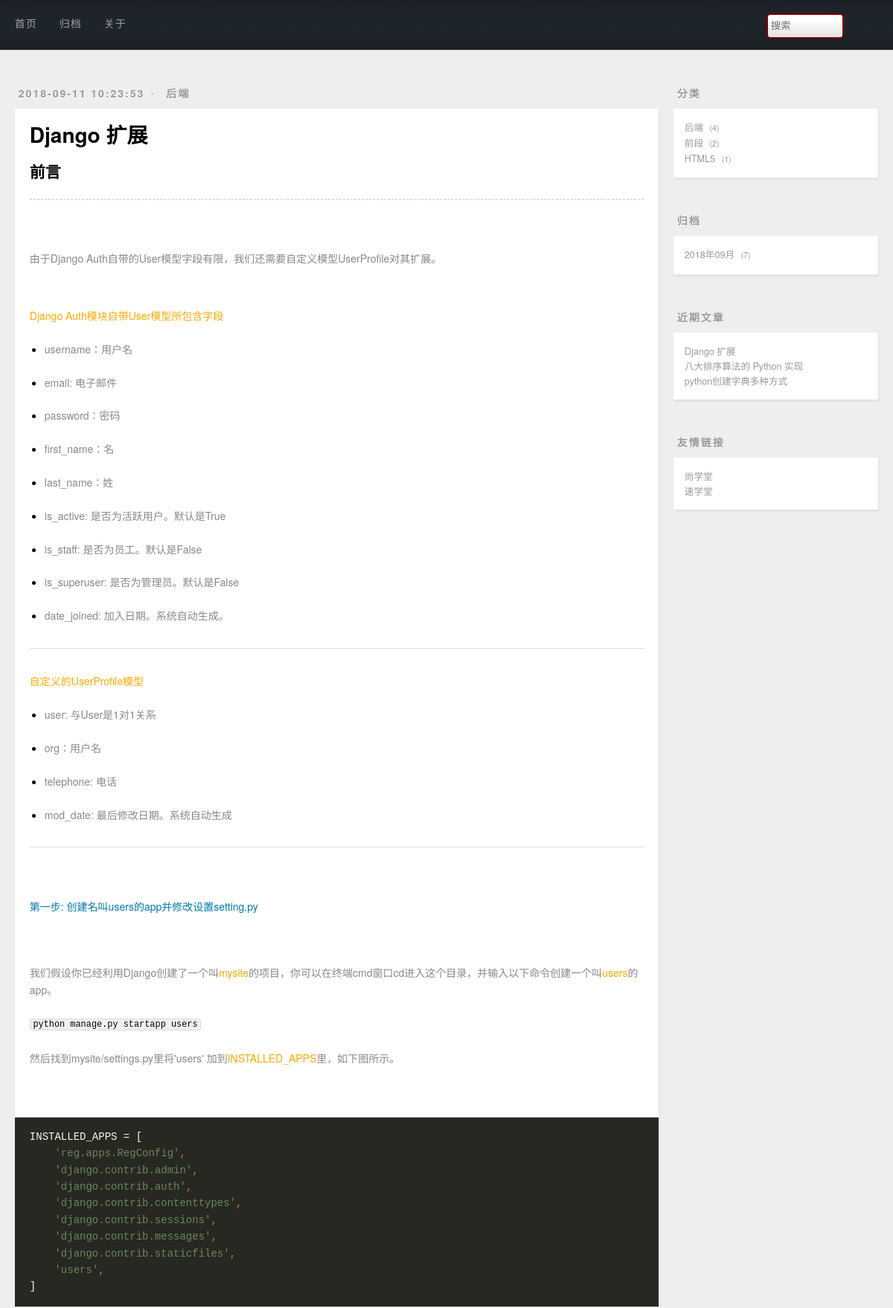
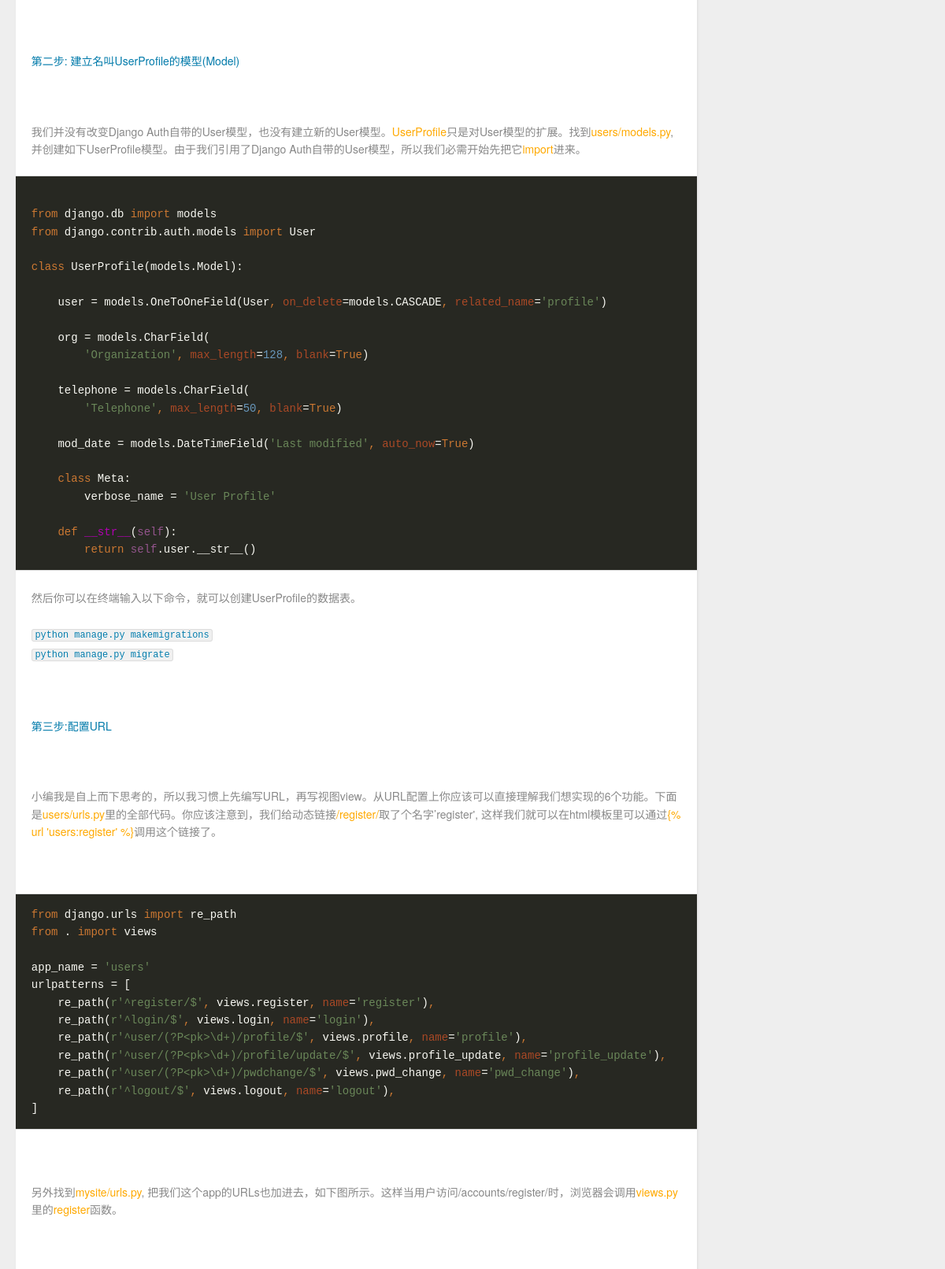
Page /post/7 (upper part) on the committed database (2 pictures, top to bottom).
### blog/models.py (models this page shows, shortened)
class Post(models.Model):
    id = models.AutoField(primary_key=True)
    title = models.CharField(max_length=20, verbose_name='标题')
    desc = models.TextField(verbose_name='简介')
    content = RichTextUploadingField(null=True, blank=True, verbose_name='内容')
    created = models.DateTimeField(auto_now_add=True, verbose_name='创建时间')
    modified = models.DateField(auto_now=True)
    category = models.ForeignKey(Category, on_delete=models.CASCADE)
    tag = models.ManyToManyField(Tag)
    class Meta:
        db_table = "t_post"
        verbose_name_plural = '帖子'

class Category(models.Model):
    id = models.AutoField(primary_key=True, unique=True)
    cname = models.CharField(max_length=20)
    class Meta:
        db_table = "t_category"
        verbose_name_plural = '类别'

### blog/views.py (the view)
# urls.py: url(r'^post/(\d+)', views.post, name='post'),
def post(request, post_id):
    post = Post.objects.get(id=post_id)
    return render(request, 'post.html', {'post': post})

### sxtblog/getrightinfp.py (called while the page is built)
def get_right_info(request):
    from django.db.models import Count
    cate_posts = Post.objects.values('category__cname','category').annotate(count=Count('*')).order_by('-count')
    from django.db import connection
    cursor = connection.cursor()
    arc_posts = cursor.execute(
        "select created,count('*') as count from t_post group by strftime('%Y-%m',created) order by count desc"
    ).fetchall()
    cursor.close()
    recent_posts = Post.objects.order_by('-id')[:3]
    return {'cate_posts': cate_posts,'recent_posts': recent_posts,'arc_posts': arc_posts}

### blog/templates/post.html (shortened to what this page needs)
{% extends 'base.html' %}
{% block main %}
<article class="article article-type-post">
    <div class="article-meta">
        <a class="article-date">
            <time><font style="vertical-align: inherit;"><font style="vertical-align: inherit;">{{ post.created|date:'Y-m-d H:i:s ' }}</font></font></time>
        </a>
        <div class="article-category">
            <a class="article-category-link" href="http://localhost:8000/#" target="_blank"><font style="vertical-align: inherit;"><font style="vertical-align: inherit;">{{ post.category.cname }}</font></font></a>
        </div>
    </div>
    <div class="article-inner">
        <header class="article-header">
            <h1 itemprop="name">
                <a class="article-title" href="/blog/post/21" target="_blank"><font style="vertical-align: inherit;"><font style="vertical-align: inherit;">{{ post.title }}</font></font></a>
            </h1>
        </header>
        <div class="article-entry" itemprop="articleBody">
            <h2><font style="vertical-align: inherit;"><font style="vertical-align: inherit;">前言</font></font></h2>
            <hr />
            {{ post.content|safe }}
            <br />
        </div>
    </div>
</article>
{% endblock %}

### templates/right.html
<div class="widget-wrap">
    <h3 class="widget-title"><font style="vertical-align: inherit;"><font style="vertical-align: inherit;">分类</font></font></h3>
    <div class="widget">
        <ul class="category-list">
            {% for category in cate_posts  %}
                <li class="category-list-item">
                    <a class="category-list-link" href="/category/{{ category.category }}"><font style="vertical-align: inherit;"><font style="vertical-align: inherit;">{{ category.category__cname }}</font></font></a>
                    <span class="category-list-count"><font style="vertical-align: inherit;"><font style="vertical-align: inherit;">{{ category.count }}</font></font></span>
                </li>
            {% endfor %}
        </ul>
    </div>
</div>
<div class="widget-wrap">
    <h3 class="widget-title"><font style="vertical-align: inherit;"><font style="vertical-align: inherit;">归档</font></font></h3>
    <div class="widget">
        <ul class="archive-list">
            {% for time in arc_posts %}
                <li class="archive-list-item">
                    <a class="archive-list-link" href="/archive/{{ time.0|date:'Y/m' }}"><font style="vertical-align: inherit;"><font style="vertical-align: inherit;">{{ time.0|date:'Y年m月' }}</font></font></a>
                    <span class="archive-list-count"><font style="vertical-align: inherit;"><font style="vertical-align: inherit;">{{ time.1 }}</font></font></span>
                </li>
            {% endfor %}
        </ul>
    </div>
</div>
<div class="widget-wrap">
    <h3 class="widget-title"><font style="vertical-align: inherit;"><font style="vertical-align: inherit;">近期文章</font></font></h3>
    <div class="widget">
        <ul>
            {% for blog in recent_posts %}
                <li>
                    <a href="/post/{{ blog.id }}" target="_blank"><font style="vertical-align: inherit;"><font style="vertical-align: inherit;">{{ blog.title }}</font></font></a>
                </li>
            {% endfor %}
        </ul>
    </div>
</div>
<div class="widget-wrap">
    <h3 class="widget-title"><font style="vertical-align: inherit;"><font style="vertical-align: inherit;">友情链接</font></font></h3>
    <div class="widget">
        <ul>
            <li>
                <a href="http://www.bjsxt.com/" target="_blank"><font style="vertical-align: inherit;"><font style="vertical-align: inherit;">尚学堂</font></font></a>
            </li>
            <li>
                <a href="http://www.sxt.cn/" target="_blank"><font style="vertical-align: inherit;"><font style="vertical-align: inherit;">速学堂</font></font></a>
            </li>
        </ul>
    </div>
</div>

### rows in the picture
Post: created "2018-09-11 10:23:53", category.cname "后端", title "Django 扩展", content "由于Django Auth自带的User模型字段有限，我们还需要自定义模型UserProfile对其扩展。 Django Auth模块自带User模型所包含字段 username：用户名 email: 电子邮件 password：密码 first_name：名 last_name：姓 is_active: 是否为活跃用户。默认是True is_staff: 是否为员工。默认是False is_superuser: 是否为管理员。默认是False date_joined: 加入日期。系统自动生成。 自定义的UserProfile模型 user: 与User是1对1关系 org：用户名 telephone: 电话 mod_date: 最后修改日期。系统自动生成 第一步: 创建名叫users的app并修改设置setting.py 我们假设你已经利用Django创建了一个叫 mysite 的项目，你可以在终端cmd窗口cd进入这个目录，并输入以下命令创建一个叫 users 的app。 python manage.py startapp users 然后找到mysite/settings.py里将'users' 加到 INSTALLED_APPS 里，如下图所示。 INSTALLED_APPS = [ 'reg.apps.RegConfig' , 'django.contrib.admin' , 'django.contrib.auth' , 'django.contrib.contenttypes' , 'django.contrib.sessions' ,…"
Post: title "八大排序算法的 Python 实现"
Post: title "python创建字典多种方式"

### other values in the picture
{{ category.category__cname }} "后端" "前段" "HTML5"
{{ category.count }} "4" "2" "1"
{{ time.0|date:'Y年m月' }} "2018年09月"
{{ time.1 }} "7"
